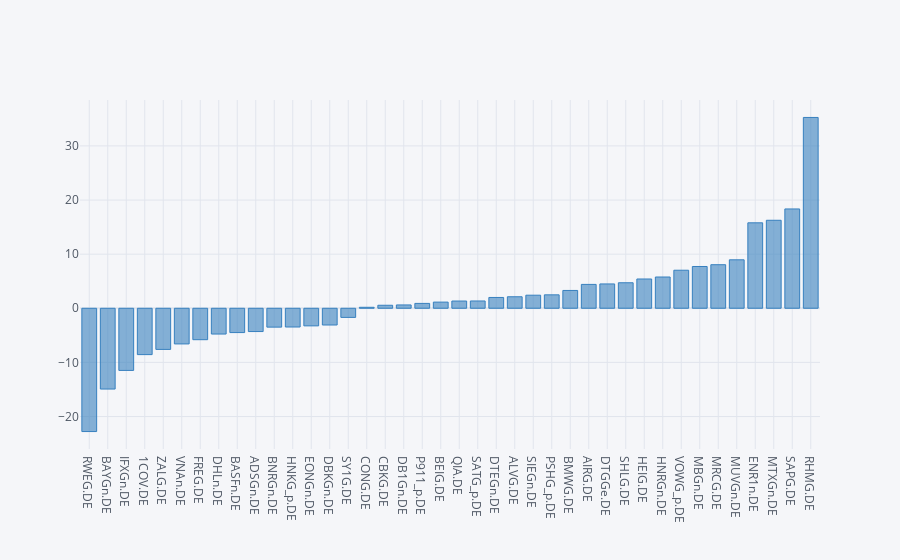

Write notebook code for a chart like this one.
### Code cell
dax.set_index('Instrument')['YTD Total Return'].sort_values().iplot(kind='bar', color='blue')

### Figure 1 — Plotly figure (JSON) as saved in the notebook; plotly's stock layout.template omitted (floating-point values rounded to 4 significant figures)
{"data": [{"marker": {"color": "rgba(55, 128, 191, 0.6)", "line": {"color": "rgba(55, 128, 191, 1.0)", "width": 1}}, "name": "YTD Total Return", "orientation": "v", "text": "", "type": "bar", "x": ["RWEG.DE", "BAYGn.DE", "IFXGn.DE", "1COV.DE", "ZALG.DE", "VNAn.DE", "FREG.DE", "DHLn.DE", "BASFn.DE", "ADSGn.DE", "BNRGn.DE", "HNKG_p.DE", "EONGn.DE", "DBKGn.DE", "SY1G.DE", "CONG.DE", "CBKG.DE", "DB1Gn.DE", "P911_p.DE", "BEIG.DE", "QIA.DE", "SATG_p.DE", "DTEGn.DE", "ALVG.DE", "SIEGn.DE", "PSHG_p.DE", "BMWG.DE", "AIRG.DE", "DTGGe.DE", "SHLG.DE", "HEIG.DE", "HNRGn.DE", "VOWG_p.DE", "MBGn.DE", "MRCG.DE", "MUVGn.DE", "ENR1n.DE", "MTXGn.DE", "SAPG.DE", "RHMG.DE"], "y": [-22.78, -14.93, -11.48, -8.561, -7.599, -6.587, -5.807, -4.76, -4.49, -4.301, -3.485, -3.459, -3.251, -3.09, -1.686, 0.182, 0.5576, 0.6166, 0.9011, 1.142, 1.341, 1.351, 2.0, 2.129, 2.416, 2.483, 3.294, 4.412, 4.497, 4.715, 5.411, 5.779, 7.03, 7.722, 8.05, 8.958, 15.79, 16.26, 18.35, 35.26]}], "layout": {"legend": {"bgcolor": "#F5F6F9", "font": {"color": "#4D5663"}}, "paper_bgcolor": "#F5F6F9", "plot_bgcolor": "#F5F6F9", "title": {"font": {"color": "#4D5663"}}, "xaxis": {"gridcolor": "#E1E5ED", "showgrid": true, "tickfont": {"color": "#4D5663"}, "title": {"font": {"color": "#4D5663"}, "text": ""}, "zerolinecolor": "#E1E5ED"}, "yaxis": {"gridcolor": "#E1E5ED", "showgrid": true, "tickfont": {"color": "#4D5663"}, "title": {"font": {"color": "#4D5663"}, "text": ""}, "zerolinecolor": "#E1E5ED"}}}
